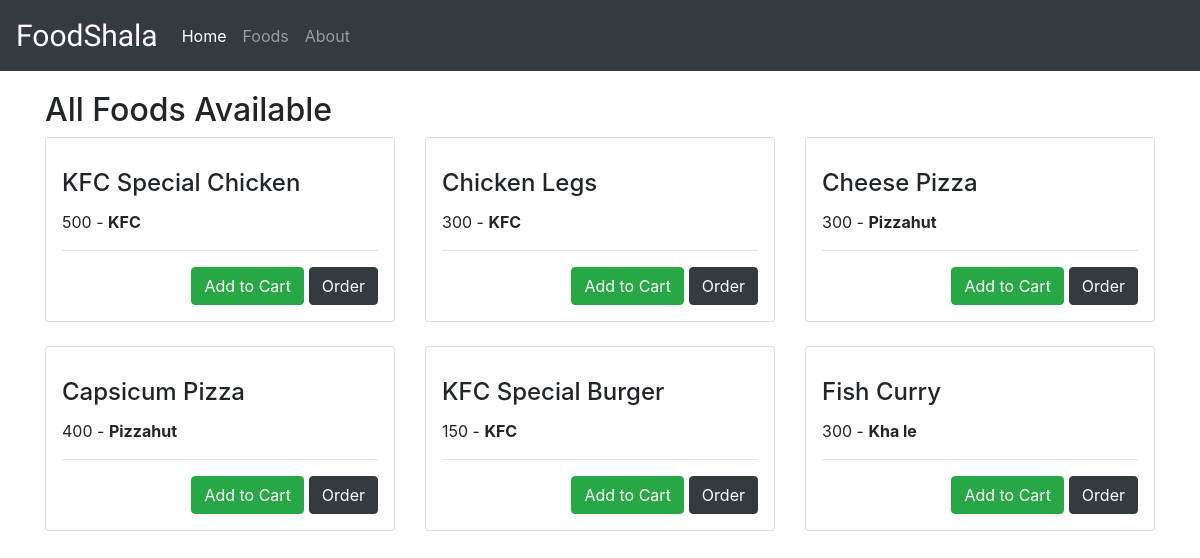
Screenshot of /index.php/foods with the database file from the repository.
### tables this page shows
CREATE TABLE `foods` (
  `id` int(11) NOT NULL,
  `user_id` int(11) NOT NULL,
  `name` varchar(255) NOT NULL,
  `price` int(11) NOT NULL,
  `veg` int(11) NOT NULL DEFAULT '1',
  `image` varchar(245) DEFAULT NULL
);

CREATE TABLE `users` (
  `id` int(11) NOT NULL,
  `name` varchar(255) NOT NULL,
  `email` varchar(255) NOT NULL,
  `password` varchar(255) NOT NULL,
  `type` int(1) NOT NULL,
  `vegan` int(11) NOT NULL DEFAULT '2'
);

### application/controllers/Foods.php (called while the page is built, shortened)
<?php
class Foods extends CI_Controller {
  public function index() {
    $data['title'] = 'All Foods Available';
    $data['foods'] = $this->food_model->get_foods();
    $data['rnames'] = array();
    for ($x = 0; $x <= sizeof($data['foods']) - 1; $x++) {
        $name = $this->food_model->get_name($data['foods'][$x]['user_id']);
        array_push($data['rnames'],$name );
    }
    $this->load->view('templates/header');
    $this->load->view('foods/index', $data);
    $this->load->view('templates/footer');
  }
}

### index.php (called while the page is built, shortened)
<?php
require_once BASEPATH.'core/CodeIgniter.php';

### application/models/Food_model.php (called while the page is built, shortened)
<?php
class Food_model extends CI_Model{
  public function get_foods() {
     $query = $this->db->get('foods');
     return $query->result_array();
  }
  public function get_name($user_id) {
    $result = $this->db->get('users');
    if($result->num_rows() == 1){
      return $result->row(0)->name;
    } else {
      return false;
    }
  }
}

### application/views/foods/index.php (the view, shortened to what this page needs)
<h2><?= $title ?></h2>
<div class="row">
	<?php foreach($foods as $key => $food) : ?>
	<div class="col-12 col-sm-6 col-md-4">
		<div class="card mb-4">
			<div class="card-body p-3">
				<h4 class="card-title" style="padding-top:15px;"> <?php echo $food['name']; ?> </h4>
				<span ><?php echo $food['price']; ?> </span> -
				<span class="font-weight-bold"><?php echo $rnames[$key]; ?> </span>
				<hr>
				<a class="btn btn-dark food-page" role="button" href="/foods/order_food/<?php echo $food['id']  ?>"> Order </a>
				<a class="btn btn-success food-page" role="button" href="/foods/add_to_cart/<?php echo $food['id']  ?>"> Add to Cart </a>
			</div>
    </div>
	</div>
	<?php endforeach; ?>
</div>

### application/views/templates/header.php (shortened to what this page needs)
<html>
  <head>
    <link rel="stylesheet" href="<?php echo base_url(); ?>assets/css/style.css">
    <link rel="stylesheet" href="https://stackpath.bootstrapcdn.com/bootstrap/4.3.1/css/bootstrap.min.css">
  </head>
  <body>
    <nav class="navbar navbar-expand-lg navbar-dark bg-dark navbar-custom">
      <span class="navbar-brand" id="main_nav_title" >FoodShala</span>
      <div class="collapse navbar-collapse">
        <div class="navbar-nav">
          <a class="nav-item nav-link active" href="<?php echo base_url(); ?>">Home <span class="sr-only">(current)</span></a>
          <a class="nav-item nav-link" href="<?php echo base_url(); ?>foods">Foods</a>
          <a class="nav-item nav-link" href="<?php echo base_url(); ?>about">About</a>
        </div>
      </div>
    </nav>
    <div class="container">

### application/views/templates/footer.php
    </div>
  </body>
</html>

### assets/css/style.css (style rules this page uses)
.container { padding: 20px; }
#main_nav_title { font-size: 30px; font-family: 'Cookie', cursive; }
.navbar-custom { background-color: #d8d8d8 !important; }
.food-page { float: right; margin-left: 5px; }

### rows the page displays
foods: name "KFC Special Chicken", price "500", user.name "KFC"
foods: name "Chicken Legs", price "300", user.name "KFC"
foods: name "Cheese Pizza", price "300", key "Pizzahut"
foods: name "Capsicum Pizza", price "400", key "Pizzahut"
foods: name "KFC Special Burger", price "150", user.name "KFC"
foods: name "Fish Curry", price "300", key "Kha le"

### other values shown
$title "All Foods Available"
